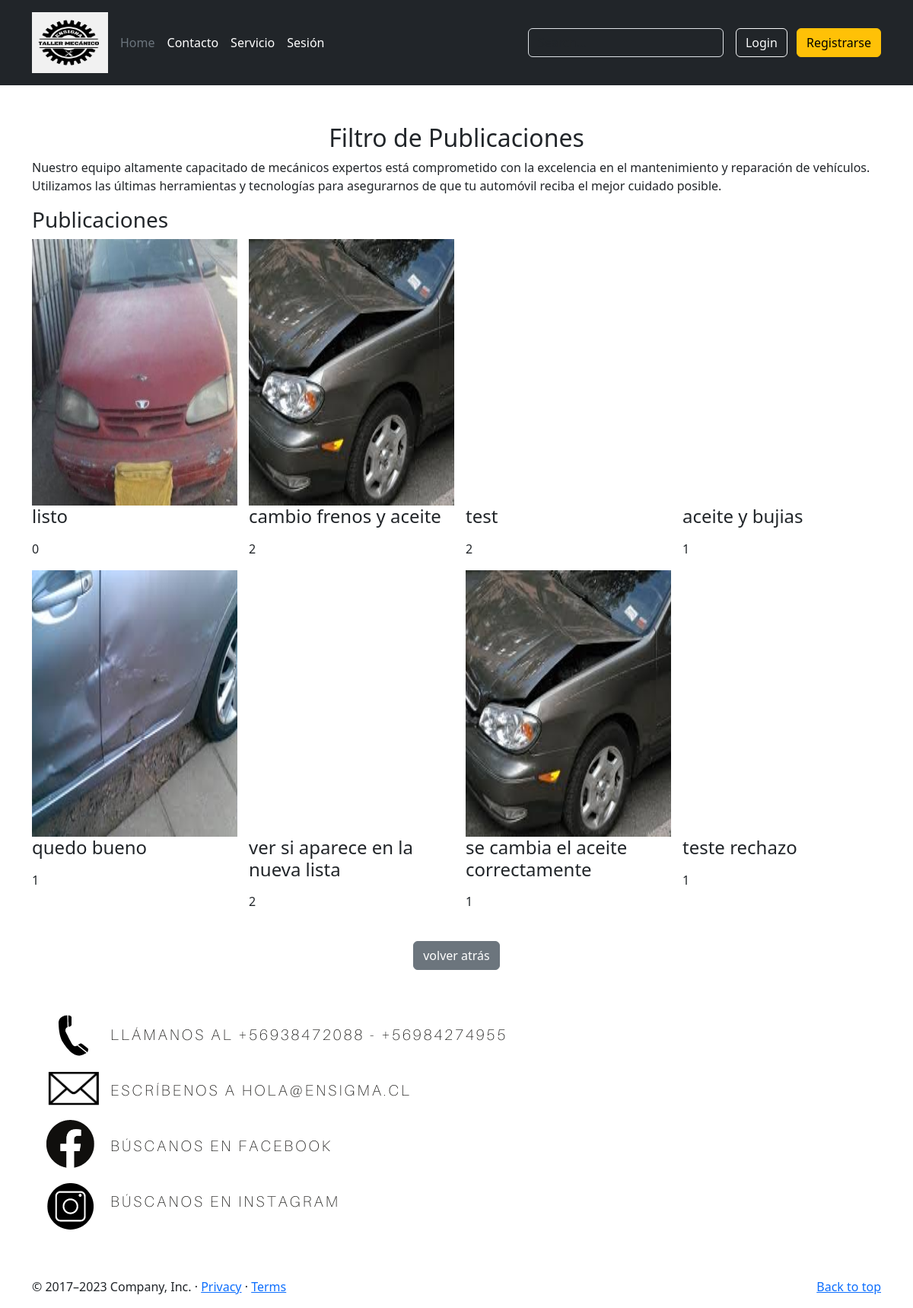
/vistaPrevia/, run on the app's committed database.
### appweb/models.py (models this page shows, shortened)
class Atencion(models.Model):
    fecha = models.DateField()
    monto = models.IntegerField()
    Modelo = models.CharField(max_length=100)
    categoria = models.IntegerField(choices=list_categoria)
    observacion = models.TextField()
    Estado = models.IntegerField(default=0)
    usuario = models.ForeignKey(User, on_delete=models.CASCADE)
    fotografia = models.ImageField(null=True, upload_to='categoria')

### appweb/views.py (the view)
# urls.py: path('vistaPrevia/',vistaPrevia,name="vistaPrevia"),
def vistaPrevia(request):
    atenciones = Atencion.objects.all()
    data={
       'atenciones':atenciones
   }
    return render(request, "vistaPrevia.html",data)

### appweb/templates/vistaPrevia.html (shortened to what this page needs)
{% extends 'base.html' %}
{% load static %}
{% block contenido %}
<div class="container" style="margin-top: 50px">
  <center><h2>Filtro de Publicaciones</h2></center>
  <p>Nuestro equipo altamente capacitado de mecánicos expertos está comprometido con la excelencia en el mantenimiento y
    reparación de vehículos. Utilizamos las últimas herramientas y tecnologías para asegurarnos de que tu automóvil reciba
    el mejor cuidado posible.</p>
  <div id="profesionales_excelencia" class="row">
    <div class="cont-profesionales col-lg-12 col-md-12 col-sm-12 col-xs-12">
      <h3>Publicaciones
      </h3>
      <div class="cont-listado row">
        {% for p in atenciones %}
        <div class="col-lg-3 col-md-3 col-sm-6 col-xs-12">
          <div class="prof int">
            <figure>
              <a href="#">
                {% if p.fotografia %}
                <img width="270" height="350"
                  src="{{p.fotografia.url}}"
                  class="img-responsive wp-post-image" alt="" decoding="async" loading="lazy">
                {% else %}
                  <img width="270" height="350"
                  src=""
                  class="img-responsive wp-post-image" alt="" decoding="async" loading="lazy">
                {% endif%}
                </a>
              <h4 class="nombre white">{{p.observacion}} {{p.modelo}}</h4>
            </figure>
            <div class="details">
              <p class="extracto">{{p.categoria}}</p>
            </div>
          </div>
        </div>
        {% endfor %}
        <section>
          <br>
          <center><input type="button" class="btn btn-secondary btn" onclick="history.back()" name="volver atrás" value="volver atrás"></center>
          <div class="contacto my-5">
            <img src="{% static './imagen/dato.png'%}" alt="">
          </div>
        </section>
    </div>
  </div>
</div>
{% endblock %}

### data on the page
Atencion: fotografia (picture), observacion "listo", categoria "0"
Atencion: fotografia (picture), observacion "cambio frenos y aceite", categoria "2"
Atencion: fotografia (picture), observacion "test", categoria "2"
Atencion: fotografia (picture), observacion "aceite y bujias", categoria "1"
Atencion: fotografia (picture), observacion "quedo bueno", categoria "1"
Atencion: fotografia (picture), observacion "ver si aparece en la nueva lista", categoria "2"
Atencion: fotografia (picture), observacion "se cambia el aceite correctamente", categoria "1"
Atencion: fotografia (picture), observacion "teste rechazo", categoria "1"
